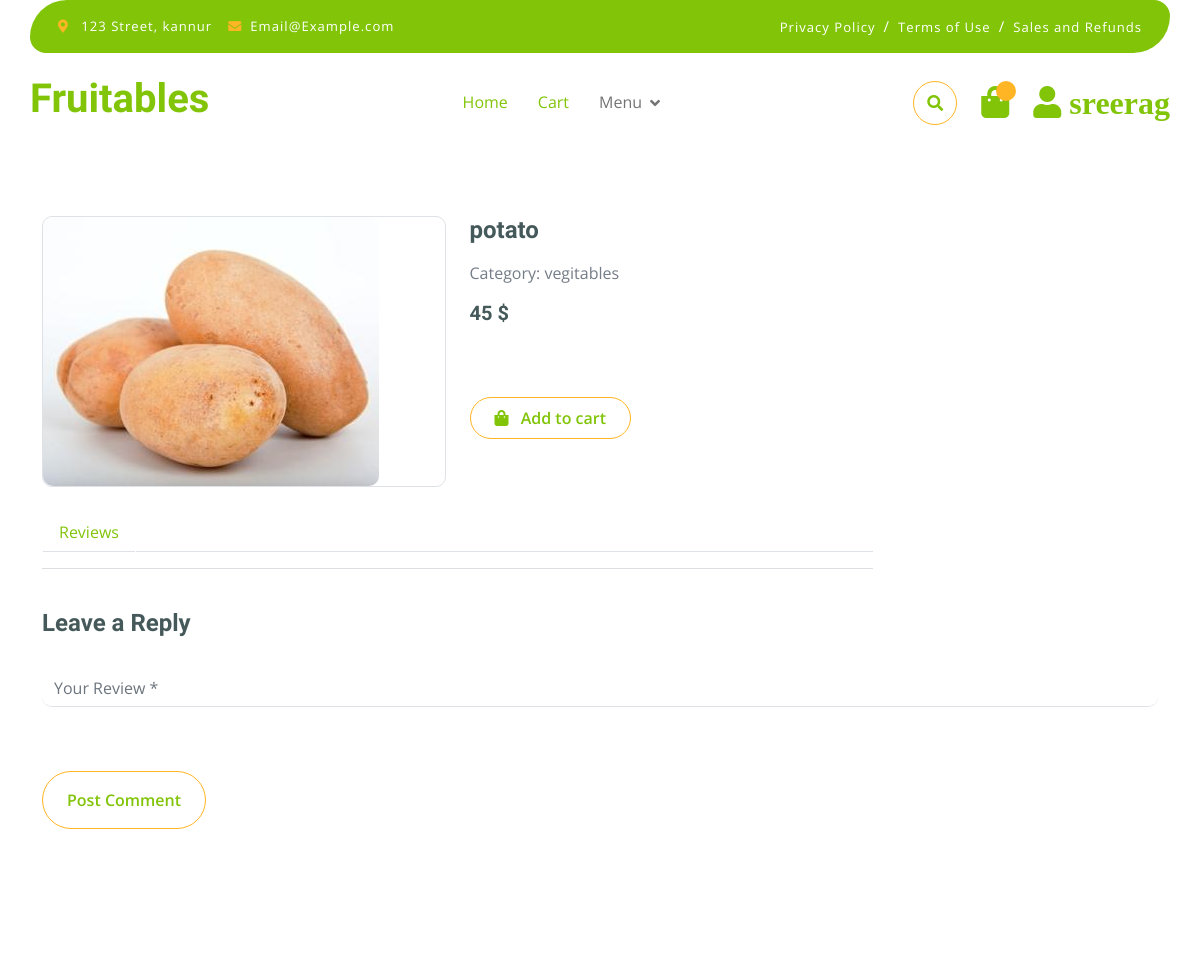
The page /shopdetails/22/ (signed in, upper part) on the database as committed earlier.
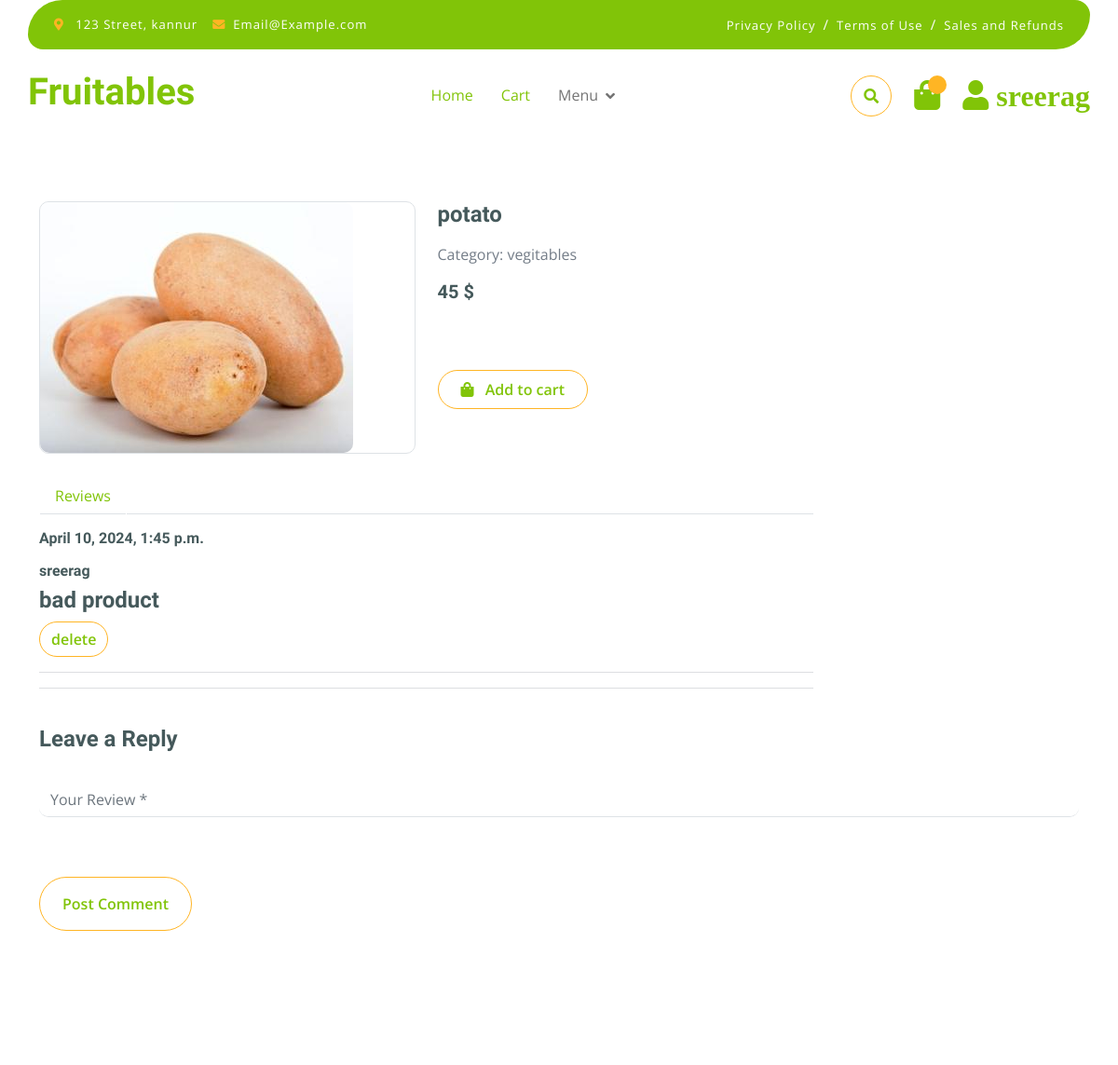
The same page on the database as committed later.
### app/models.py (models this page shows)
class Review(models.Model):
    user=models.ForeignKey(User,on_delete=models.CASCADE,blank=True, null=True)
    product_review=models.TextField(blank=True, null=True)
    created = models.DateTimeField(auto_now=True)
    product=models.ForeignKey(Product,on_delete=models.CASCADE,blank=True, null=True)

### app/views.py (the view)
# urls.py: path('shopdetails/<str:pk>/',shopDetails,name='shopdetails'),
@login_required(login_url='login')
def shopDetails(request, pk):
    product = Product.objects.get(id=pk)
    review = Review.objects.filter(product=pk)
    related_product = Product.objects.filter(categ=product.categ)
    context = {'product': product, 'review': review,
               'related_product': related_product}
    return render(request, 'shop-detail.html', context)

### app/models.py (called while the page is built)
    def __str__(self):
        return self.name

### templates/shop-detail.html (shortened to what this page needs)
{% extends "index.html" %}
{% block shop-details %}
<br>
<br>
<br>
<div class="container-fluid py-5 mt-5">
    <div class="container py-5">
        <div class="row g-4 mb-5">
            <div class="col-lg-8 col-xl-9">
                <div class="row g-4">
                    <div class="col-lg-6">
                        <div class="border rounded">
                            <a href="#">
                                <img src="{{product.image.url}}" class="img-fluid rounded" alt="Image">
                            </a>
                        </div>
                    </div>
                    <div class="col-lg-6">
                        <h4 class="fw-bold mb-3">{{product.name}}</h4>
                        <p class="mb-3">Category: {{product.categ}}</p>
                        <h5 class="fw-bold mb-3">{{product.price}} $</h5>
                        <a href="{% url 'addtocart' product.id %}" class="btn border border-secondary rounded-pill px-4 py-2 mb-4 text-primary"><i class="fa fa-shopping-bag me-2 text-primary"></i> Add to cart</a>
                    </div>
                    <div class="col-lg-12">
                        <nav>
                            <div class="nav nav-tabs mb-3">
                                <button class="nav-link border-white border-bottom-0" type="button" role="tab"
                                    id="nav-mission-tab" data-bs-toggle="tab" data-bs-target="#nav-mission"
                                    aria-controls="nav-mission" aria-selected="false">Reviews</button>
                            </div>
                        </nav>
                        <div class="">
                            {% for i in review  %}
                            <div class="tab-pane" id="nav-mission" role="tabpanel" aria-labelledby="nav-mission-tab">
                                        <p class="mb-2" style="font-size: 14px;"><h6>{{i.created}}</h6></p>
                                        <div class="">
                                            <h6>{{i.user}}</h6>
                                            <h4>{{i.product_review}}</h4>
                                            <button type="submit" class="btn border border-secondary text-primary rounded-pill  "><a href="{% url 'deletereview' i.id %}">delete</a></button>
                                        </div>
                                        <hr>
                                    </div> {% endfor %}
                                    <hr>
                                </div>
                            </div>
                        </div>
                    </div>
                    <form action="{% url 'addreview' product.id %}" method="POST"> {% csrf_token %}
                        <h4 class="mb-2 fw-bold">Leave a Reply</h4>
                        <div class="row g-4">
                            <div class="col-lg-12">
                                <div class="border-bottom rounded my-4">
                                    <input name="review" id="" class="form-control border-0" cols="30" rows="8" placeholder="Your Review *" spellcheck="false">
                                </div>
                            </div>
                            <div class="col-lg-12">
                                <div class="d-flex justify-content-between py-3 mb-5">
                                    <button type="submit" class="btn border border-secondary text-primary rounded-pill px-4 py-3">Post Comment</button>
                                </div>
                            </div>
                        </div></form>
                </div>
            </div>
        </div>
{% endblock shop-details %}

Rows that differ between the two databases and show on the page:
added Review: created "April 10, 2024, 1:45 p.m.", user "sreerag", product_review "bad product"
